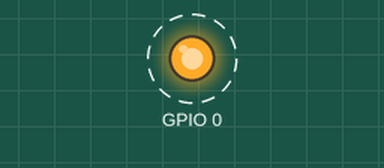
Bench run of a sketch on a simulated ESP32-S3. Parts: output pins drawn as LEDs (lit = HIGH). Dashed ring = blinking. What the sketch prints to the serial monitor is not drawn.

Above: at 0.2 s.
Timing chart, 0 to 3.0 s (numbered marks = the images above):
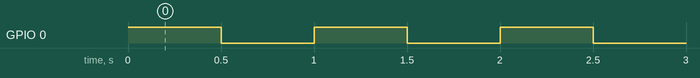

The sketch:

gt_blink.ino
```cpp
// Ground-truth sketch: STAT LED (GPIO 0) and RGB LED (GPIO 46) on the SparkFun ESP32-S3 Thing Plus
void setup() {
  Serial.begin(115200);
  pinMode(0, OUTPUT);
}

void loop() {
  digitalWrite(0, HIGH);
  rgbLedWrite(46, 0, 30, 0);
  Serial.println("on");
  delay(500);
  digitalWrite(0, LOW);
  rgbLedWrite(46, 0, 0, 0);
  Serial.println("off");
  delay(500);
}
```

Measured:
- by itself, GPIO 0: alternates HIGH for 0.50 s and LOW for 0.50 s
